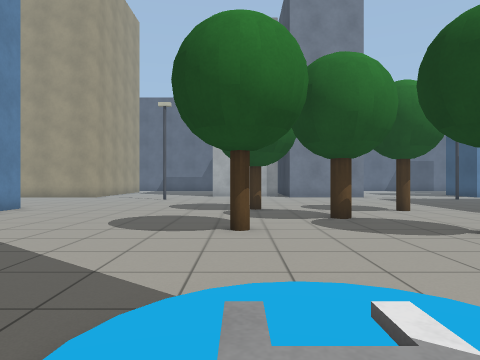
View 1 (above)

24 first-person views from a walk through a Gazebo world. The camera is 0.94 m above the floor, looks level and sees 70° across. Floor lines are 1 m apart. The floor is counted in squares, 1 m on a side. Each view is taken from the middle of a square. On the plan, view 1 faces up. The plan holds only what a view shows up to about 12 squares ahead; the rest is blank. The place goes on beyond the plan.

View 2
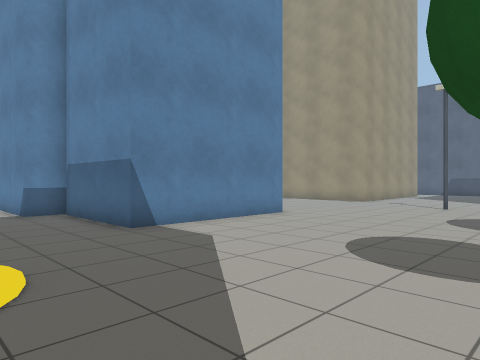

View 3
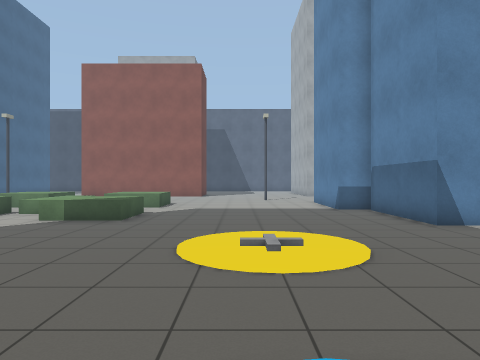

View 4
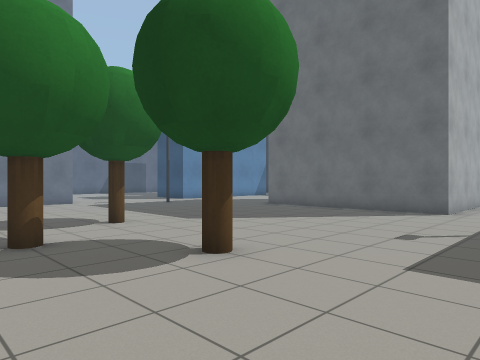

View 5
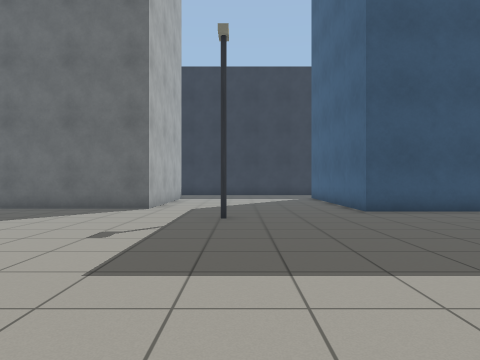

View 6
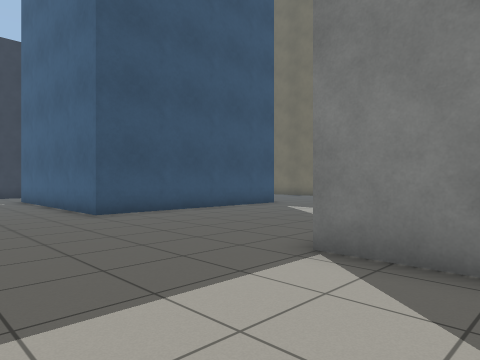

View 7
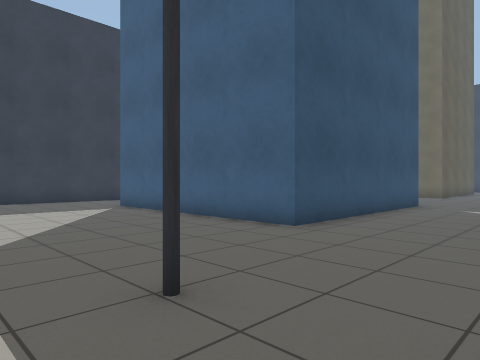

View 8
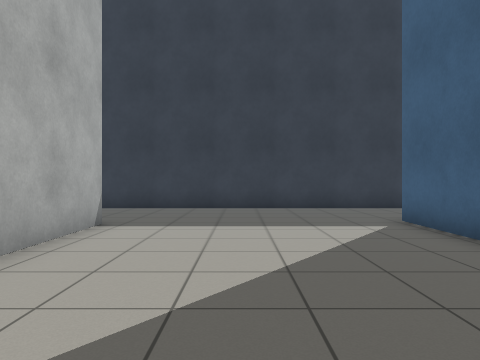

View 9
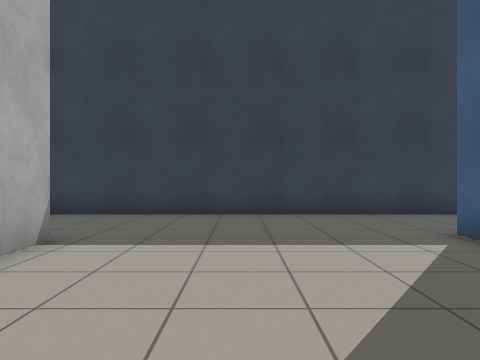

View 10
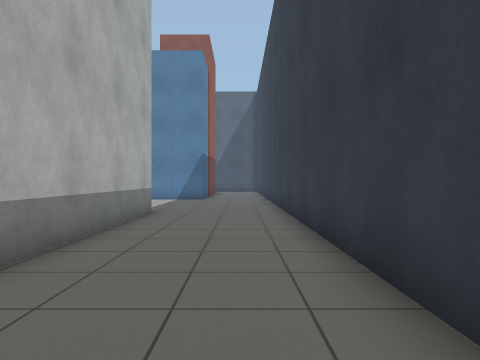

View 11
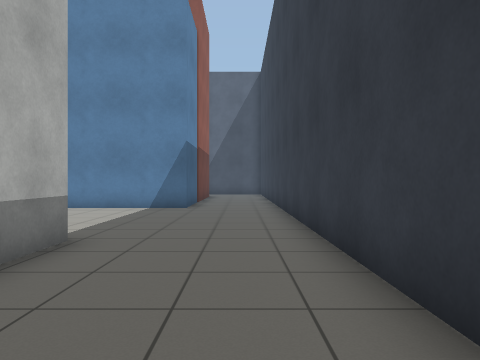

View 12
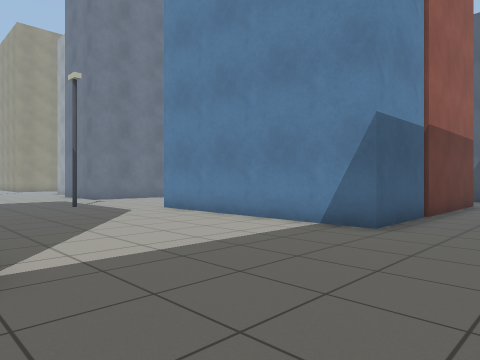

View 13
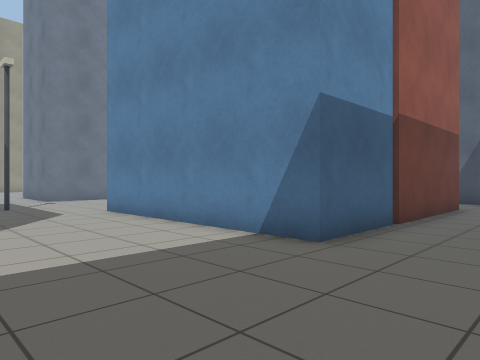

View 14
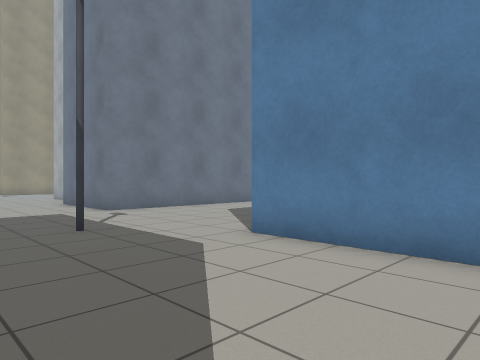

View 15
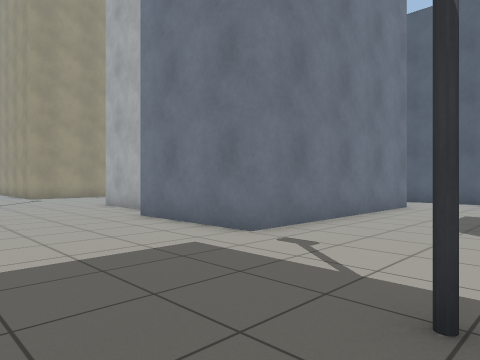

View 16
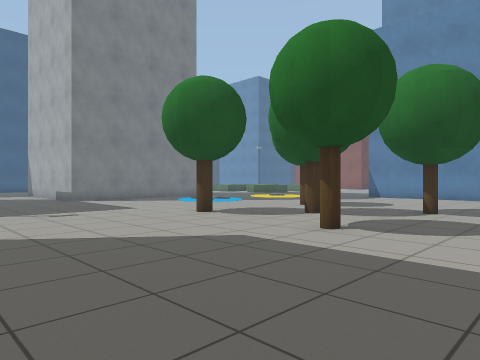

View 17
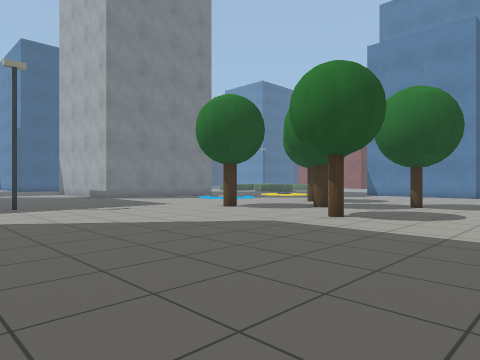

View 18
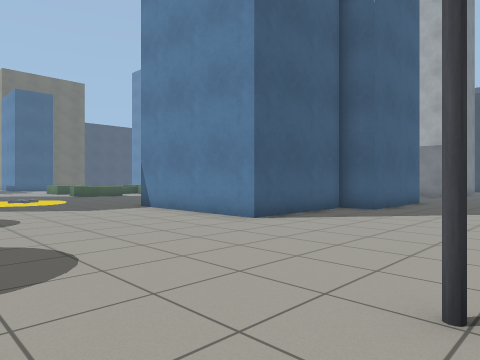

View 19
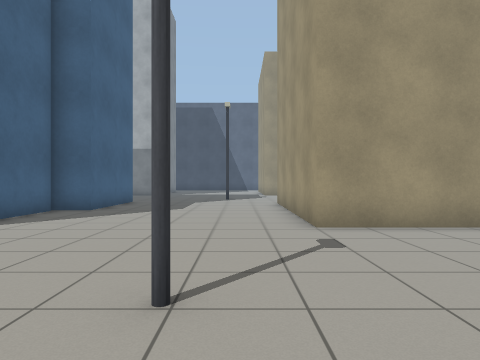

View 20
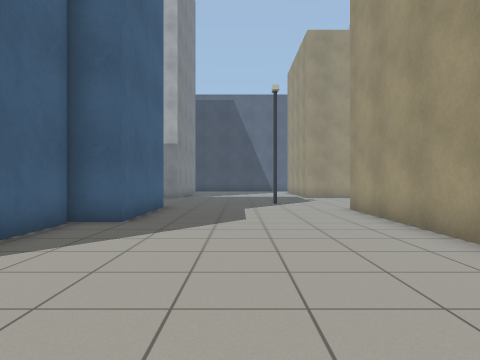

View 21
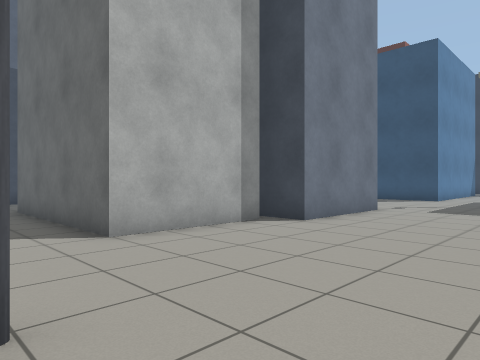

View 22
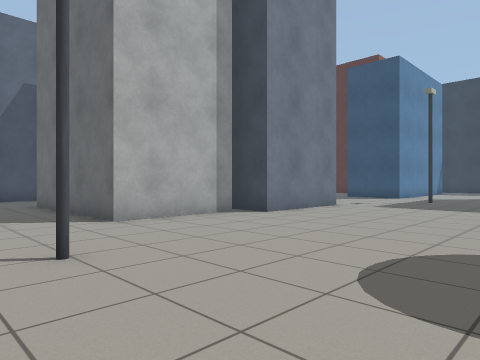

View 23
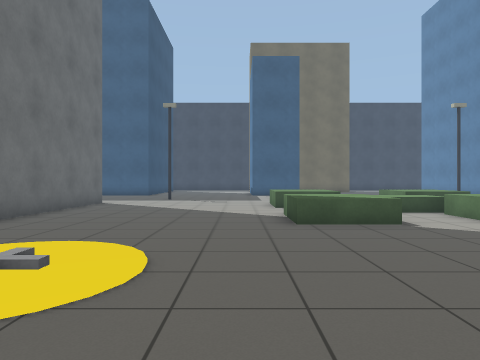

View 24
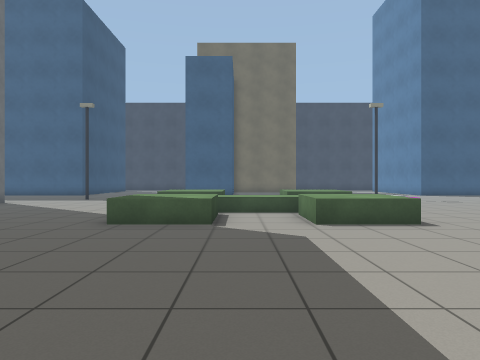

### Floor plan
Key: @ floor where view 1 was taken; # wall or solid block; . main floor; : floor 0.25 m higher than the main floor; B blue box; T tree; G green box; R grey box; L lamp; W brown box; E beige box.
Columns run from 16 left of view 1 to 24 right of it. Each row starts with its distance up from view 1.
 24              ..R      R...          W.
 23              ..R      R...          W.
 22         E    ..R      R....         W..
 21         E..  ..R      R.....         ..
 20         E......RRRRR  R......       B..
 19  EEEEEEEE..........RRRR......BBBBBBBB...#
 18 ........................................#
 17 ........................................#
 16 ............L.............L.............#
 15 ........................................#
 14 ........................................#
 13 .............................. .........#
 12 BBBBB...........TT...........      R....#
 11     BBBBBB......TT...T.......      R....#
 10          B......TT...T.......R     R....#
  9          B........TT.........R     R....#
  8          B........TT.........R     R....#
  7          B......T............R     R....#
  6     BBBBBB......T...TT.......R     R....#
  5   BBB........................RRRRRRR....#
  4    .....................................#
  3    .....................................#
  2    ........  ...::........L.............#
  1   .........  ... :  ....................#
  0  ...............@  .....................#
 -1  ...............   .....................#
 -2 ..GG..GG.......     RR......BBBBBBBBB...#
 -3 .GGG..GGG......R      ......B        ...#
 -4 .GGG..GGG......R       .....B          .#
 -5    GGGG........R       .....B
 -6    GGGG........R        ....B
 -7  GGG .GGG......R         ...B

Where each view was taken, in squares from view 1:
view 1: 0 up, 0 right, facing up
view 2: 2 up, 0 right, facing up-left
view 3: 1 up, 1 right, facing left
view 4: 2 up, 1 right, facing up-right
view 5: 2 up, 2 right, facing right
view 6: 2 up, 3 right, facing down-right
view 7: 4 up, 8 right, facing down-right
view 8: 2 up, 12 right, facing right
view 9: 2 up, 14 right, facing right
view 10: 2 up, 22 right, facing up
view 11: 7 up, 22 right, facing up
view 12: 12 up, 23 right, facing up-left
view 13: 14 up, 23 right, facing up-left
view 14: 14 up, 17 right, facing up-left
view 15: 14 up, 11 right, facing up-left
view 16: 14 up, 11 right, facing down-left
view 17: 15 up, 13 right, facing down-left
view 18: 17 up, 1 left, facing down-left
view 19: 17 up, 1 left, facing left
view 20: 15 up, 4 left, facing left
view 21: 14 up, 4 left, facing up-right
view 22: 12 up, 5 left, facing up-right
view 23: 5 up, 7 left, facing down
view 24: 5 up, 11 left, facing down
